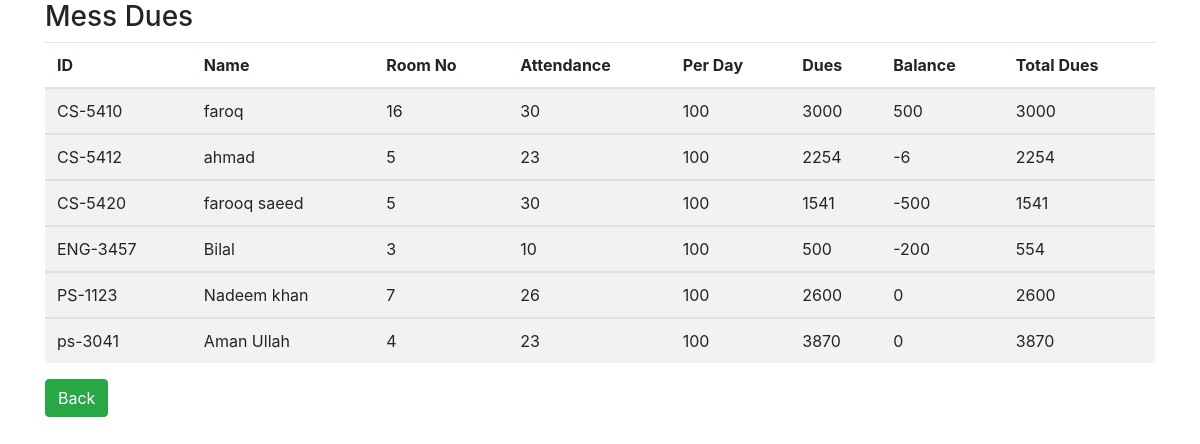
/php/mess_dues.php, run on the app's committed database.
### tables this page shows
CREATE TABLE `mess_dues` (
  `ID` varchar(20) NOT NULL,
  `name` varchar(20) NOT NULL,
  `room_no` int(20) NOT NULL,
  `mess_status` varchar(10) NOT NULL,
  `Attd` int(20) NOT NULL,
  `per_day` int(20) NOT NULL,
  `dues` int(20) NOT NULL,
  `total_dues` int(20) NOT NULL,
  `Received` int(20) NOT NULL,
  `Balance` int(20) NOT NULL
);

### php/mess_dues.php (the view, shortened to what this page needs)
  <link rel="stylesheet" href="https://maxcdn.bootstrapcdn.com/bootstrap/4.4.1/css/bootstrap.min.css">
<div class="container">
<h3>Mess Dues</h3>
<table class="table table-striped">
	<thead>
 	<tr>
 	<th>ID</th>
 	<th>Name</th>
 	<th>Room No</th>
 	<th>Attendance</th>
 	<th>Per Day</th>
 	<th>Dues</th>
 	<th>Balance</th>
 	<th>Total Dues</th>
 	</tr>
 	</thead>
<?php
include'connection.php';
			$sql = "SELECT * FROM mess_dues";
			$result = mysqli_query($conn, $sql);
			        while($row = mysqli_fetch_assoc($result)) {
                     $ID =$row["ID"];
                     $name =$row["name"];
                     $room_no =$row["room_no"];
                     $Attd =$row["Attd"];
                     $per_day =$row["per_day"];
                     $dues =$row["dues"];
                     $Balance =$row["Balance"];
                     $total_dues =$row["total_dues"];
 ?>
   <tbody>
 	<tr>
 		<td><?php echo  $ID; ?></td>
 		<td><?php echo  $name; ?></td>
 		<td><?php echo  $room_no; ?></td>
 		<td><?php echo  $Attd; ?></td>
 		<td><?php echo  $per_day; ?></td>
 		<td><?php echo  $dues; ?></td>
 		<td><?php echo  $Balance; ?></td>
 		<td><?php echo  $total_dues; ?></td>
 	<?php } ?>
 	</tr>
 	</tbody>
 </table>
 <a href="../mess.php" class="btn btn-success">Back</a>
</div>

### data on the page
mess_dues: ID "CS-5410", name "faroq", room_no "16", Attd "30", per_day "100", dues "3000", Balance "500", total_dues "3000"
mess_dues: ID "CS-5412", name "ahmad", room_no "5", Attd "23", per_day "100", dues "2254", Balance "-6", total_dues "2254"
mess_dues: ID "CS-5420", name "farooq saeed", room_no "5", Attd "30", per_day "100", dues "1541", Balance "-500", total_dues "1541"
mess_dues: ID "ENG-3457", name "Bilal", room_no "3", Attd "10", per_day "100", dues "500", Balance "-200", total_dues "554"
mess_dues: ID "PS-1123", name "Nadeem khan", room_no "7", Attd "26", per_day "100", dues "2600", Balance "0", total_dues "2600"
mess_dues: ID "ps-3041", name "Aman Ullah", room_no "4", Attd "23", per_day "100", dues "3870", Balance "0", total_dues "3870"
